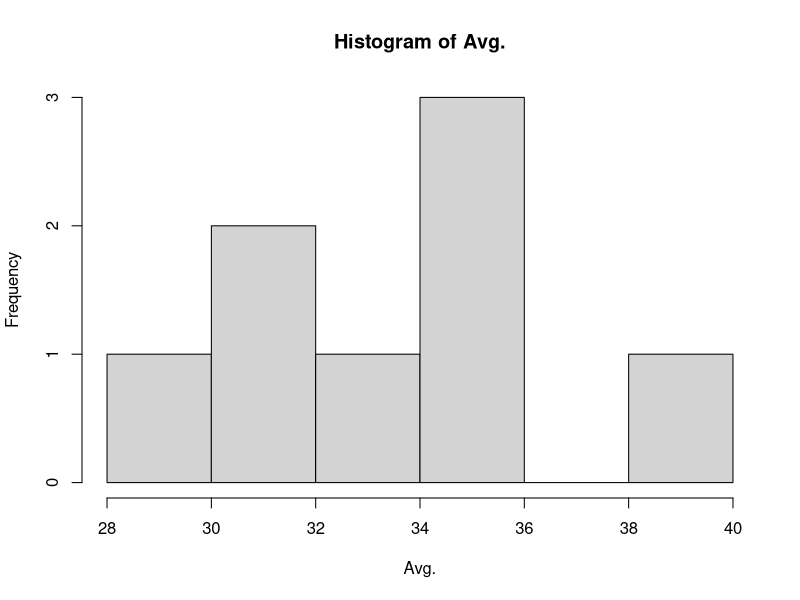
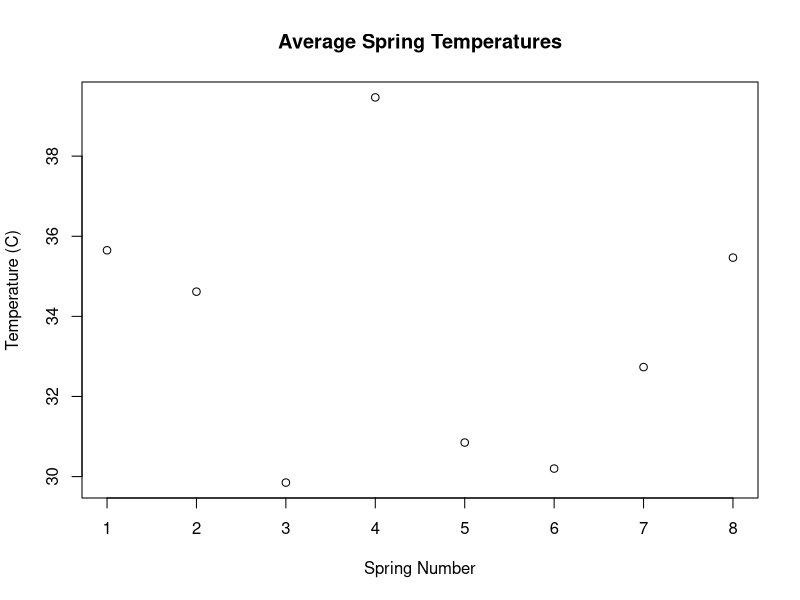

Recreate these plots in R, in order.
## ---- chunk 1
spring_1 <- c(36.25, 35.40, 35.30)
spring_2 <- c(35.15, 35.35, 33.35)
spring_3 <- c(30.70, 29.65, 29.20)
spring_4 <- c(39.70, 40.05, 38.65)
spring_5 <- c(31.85, 31.40, 29.30)
spring_6 <- c(30.20, 30.65, 29.75)
spring_7 <- c(32.90, 32.50, 32.80)
spring_8 <- c(36.80, 36.45, 33.15)
## ---- chunk 2
data <- c(spring_1, spring_2, spring_3, spring_4, spring_5, spring_6, spring_7, spring_8)
data.matrix <- matrix(data, nrow = 8, byrow = T)
data.matrix
## ---- chunk 3
Scientists <- c("Jill", "Steve", "Susan")
Springs <- c("Bluebell Spring", "Opal Spring", "Riverside Spring", "Too Hot Spring", "Mystery Spring", "Emerald Spring", "Black Spring", "Pearl Spring")
colnames(data.matrix) <- Scientists 
rownames(data.matrix) <- Springs
data.matrix
## ---- chunk 4
rowMeans(data.matrix)
Avg. <- rowMeans(data.matrix)
## ---- chunk 5
cbind(data.matrix, Avg.)
## ---- chunk 6
data.matrix [2,3]
## ---- chunk 7
mean(data.matrix [,1])
## ---- chunk 8
hist(Avg.)
plot(Avg.,main="Average Spring Temperatures", ylab="Temperature (C)", xlab= "Spring Number")
